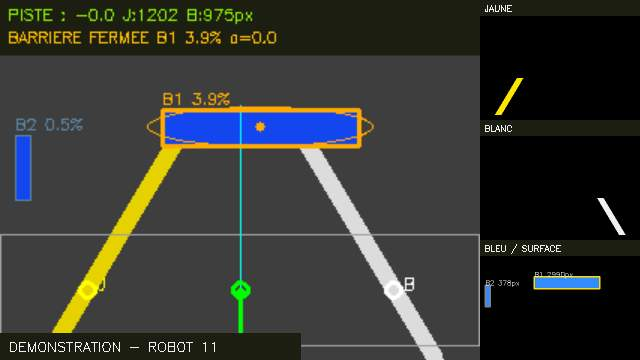
#> input picture tools/console/examples/robot_11.jpg, 640 x 360 px
$ python -i barrier.py   (imports and definitions only)
#> lines starting #> are read from the running program, lines starting #| are printed output that depends on the picture
"""Blue rectangular barrier orientation from central second-order moments.

Image axes only: no depth or clearance is inferred from an ellipse.
"""
import math
from .operator_settings import current as settings
import cv2
import numpy as np


# [7 lines left out: function blue_mask, not called in this run]


def detect(image):
    if image is None or image.ndim!=3:return dict(position='UNKNOWN',reason='image invalide')
    image=cv2.resize(image,(320,240))
    mask=blue_mask(image)
    pixels=int(cv2.countNonZero(mask));visible=pixels>=80
    contours,_=cv2.findContours(mask,cv2.RETR_EXTERNAL,cv2.CHAIN_APPROX_SIMPLE)
    cfg=settings();objects=[]
    contours=sorted(contours,key=cv2.contourArea,reverse=True)
    for contour in contours:
        area=float(cv2.contourArea(contour))
        if area<cfg['blue_area_min']:continue
        x,y,w,h=cv2.boundingRect(contour);m=cv2.moments(contour)
        item=dict(index=len(objects)+1,area=area,area_percent=round(100*area/(320*240),2),bbox=[x,y,w,h],position='UNKNOWN')
        objects.append(item)
        (_, _),(rw,rh),_=cv2.minAreaRect(contour)
        if min(rw,rh)<3 or max(rw,rh)<35 or area/(rw*rh)<.68 or m['m00']<=0:continue
        covariance=np.array([[m['mu20'],m['mu11']],[m['mu11'],m['mu02']]])/m['m00']
        values,vectors=np.linalg.eigh(covariance)
        if values[0]<=.1 or values[1]/values[0]<1.2**2:continue
        axis=vectors[:,1];angle=math.degrees(math.atan2(axis[1],axis[0]))%180;tilt=min(angle,180-angle)
        item.update(position='CLOSED' if tilt<=cfg['closed_angle'] else 'OPEN' if tilt>=cfg['open_angle'] else 'MOVING',
            angle=round(tilt,2),axis_angle=float(angle),elongation=round(math.sqrt(float(values[1]/values[0])),2),
            center=[m['m10']/m['m00'],m['m01']/m['m00']],ellipse_axes=[4*math.sqrt(float(values[1])),4*math.sqrt(float(values[0]))])
    visible=bool(objects)
    base=dict(visible=visible,blue_pixels=pixels,objects=objects,selection='largest_area')
    if not objects:return dict(base,position='UNKNOWN',reason='forme bleue non orientable' if visible else 'barriere hors champ')
    largest=objects[0]
    result=dict(base,**largest,selected_index=1,reason='plus grande surface bleue')
    if largest['position']=='UNKNOWN':result['reason']='plus grande surface bleue non orientable';return result
    if len(objects)>1 and objects[1]['area']>largest['area']/cfg['blue_dominance'] and objects[1]['position'] not in ('UNKNOWN',largest['position']):
        result.update(position='UNKNOWN',reason='surfaces bleues comparables : orientation ambigue')
    return result


class OpeningGate:
    """Closed first; stable raised state, or observed opening followed by absence."""
    # [45 lines left out: functions __init__, update, annotate, not called in this run]

>>> import cv2
>>> picture = cv2.imread('../../../../tools/console/examples/robot_11.jpg', cv2.IMREAD_GRAYSCALE)
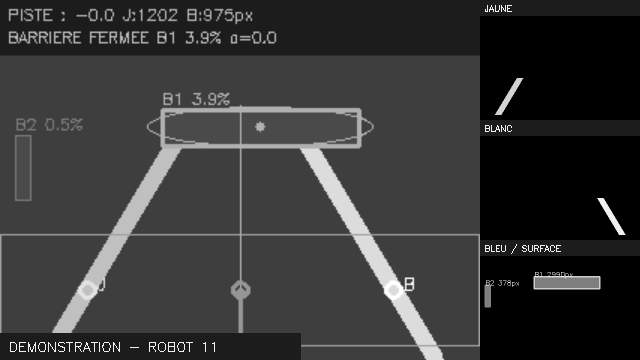
#> picture: shape (360, 640); min 0, max 255, mean 53.2
>>> result = detect(picture)
#> result = {'position': 'UNKNOWN', 'reason': 'image invalide'}
